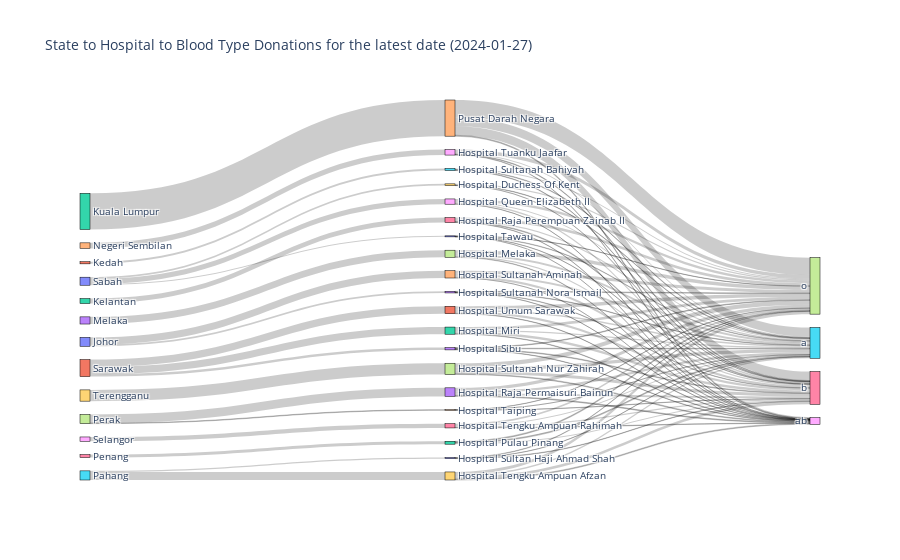

Source (notebook cell):
### Markdown cell above
1. The data only shows blood donations but does not present the stocks of the blood itself
2. To compare more accurate on the state, we need to have the count of population for every state, to get the ratio of donor/no. of residence in the state. But I believe , they can transfer the blood packet to another hospital.

### Code cell
#now prepare data for Sankey
today_df = facility_df[facility_df['date']==latest_date][['hospital','state','blood_a','blood_b','blood_o','blood_ab']]
# Melt the data to transform blood type columns into rows
melted_data = today_df.melt(id_vars=['state', 'hospital'], value_vars=['blood_a', 'blood_b', 'blood_o', 'blood_ab'], 
                        var_name='blood_type', value_name='donations')

# Replace blood type column names with just the blood type
melted_data['blood_type'] = melted_data['blood_type'].str.replace('blood_', '')

# Creating a list of unique states, hospitals, and blood types to define nodes
states = list(melted_data['state'].unique())
hospitals = list(melted_data['hospital'].unique())
blood_types = list(melted_data['blood_type'].unique())
all_nodes = states + hospitals + blood_types

# # Create a mapping from node names to indices
node_indices = {node: idx for idx, node in enumerate(all_nodes)}
# Map the states, hospitals, and blood types to their respective indices
melted_data['source_state_to_hospital'] = melted_data['state'].map(node_indices)
melted_data['target_hospital_to_blood'] = melted_data['hospital'].map(node_indices)
melted_data['target_blood'] = melted_data['blood_type'].map(node_indices)

# Create two sets of links: one from state to hospital and another from hospital to blood type
links_state_to_hospital = melted_data[['source_state_to_hospital', 'target_hospital_to_blood', 'donations']]
links_hospital_to_blood = melted_data[['target_hospital_to_blood', 'target_blood', 'donations']]

# Combine the links into a single dataframe
links_combined = pd.concat([
    links_state_to_hospital.rename(columns={'source_state_to_hospital': 'source', 'target_hospital_to_blood': 'target'}),
    links_hospital_to_blood.rename(columns={'target_hospital_to_blood': 'source', 'target_blood': 'target'})
])

# Sum the donation counts for each link
links_summed = links_combined.groupby(['source', 'target']).sum().reset_index()

# Create the Sankey diagram
fig = go.Figure(data=[go.Sankey(
    node = dict(
      pad = 15,
      thickness = 10,
      line = dict(color = "black", width = 0.5),
      label = all_nodes
    ),
    link = dict(
      source = links_summed['source'],
      target = links_summed['target'],
      value = links_summed['donations']
    ))])

fig.update_layout(title_text=f"State to Hospital to Blood Type Donations for the latest date ({latest_date.date()})", font_size=10)
fig.show()

### Figure 1 — Plotly figure (JSON) as saved in the notebook; plotly's stock layout.template omitted (floating-point values rounded to 4 significant figures)
{"data": [{"link": {"source": [0, 0, 1, 2, 3, 4, 5, 5, 6, 6, 7, 7, 7, 8, 9, 10, 10, 10, 11, 11, 11, 12, 13, 13, 13, 13, 14, 14, 14, 14, 15, 15, 15, 15, 16, 16, 16, 16, 17, 17, 17, 17, 18, 18, 18, 18, 19, 19, 19, 19, 20, 20, 20, 20, 21, 21, 21, 21, 22, 22, 22, 22, 23, 23, 23, 23, 24, 24, 24, 24, 25, 25, 25, 25, 26, 26, 26, 26, 27, 27, 27, 27, 28, 28, 28, 28, 29, 29, 29, 29, 30, 30, 30, 30, 31, 31, 31, 31, 32, 32, 32, 32, 33, 33, 33, 33, 34, 34, 34, 34], "target": [13, 14, 15, 16, 17, 18, 19, 20, 21, 22, 23, 24, 25, 26, 27, 28, 29, 30, 31, 32, 33, 34, 35, 36, 37, 38, 35, 36, 37, 38, 35, 36, 37, 38, 35, 36, 37, 38, 35, 36, 37, 38, 35, 36, 37, 38, 35, 36, 37, 38, 35, 36, 37, 38, 35, 36, 37, 38, 35, 36, 37, 38, 35, 36, 37, 38, 35, 36, 37, 38, 35, 36, 37, 38, 35, 36, 37, 38, 35, 36, 37, 38, 35, 36, 37, 38, 35, 36, 37, 38, 35, 36, 37, 38, 35, 36, 37, 38, 35, 36, 37, 38, 35, 36, 37, 38, 35, 36, 37, 38], "value": [22, 100, 29, 68, 98, 76, 110, 15, 0, 40, 117, 8, 0, 59, 154, 72, 24, 14, 102, 98, 32, 495, 6, 5, 9, 2, 25, 31, 43, 1, 8, 6, 15, 0, 15, 11, 38, 4, 26, 17, 49, 6, 15, 9, 47, 5, 20, 40, 38, 12, 3, 6, 6, 0, 0, 0, 0, 0, 13, 14, 13, 0, 32, 28, 46, 11, 1, 4, 3, 0, 0, 0, 0, 0, 14, 15, 24, 6, 45, 40, 58, 11, 14, 20, 36, 2, 6, 2, 16, 0, 6, 3, 4, 1, 21, 31, 45, 5, 19, 33, 39, 7, 8, 10, 9, 5, 124, 123, 235, 13]}, "node": {"label": ["Johor", "Kedah", "Kelantan", "Melaka", "Negeri Sembilan", "Pahang", "Penang", "Perak", "Selangor", "Terengganu", "Sabah", "Sarawak", "Kuala Lumpur", "Hospital Sultanah Nora Ismail", "Hospital Sultanah Aminah", "Hospital Sultanah Bahiyah", "Hospital Raja Perempuan Zainab II", "Hospital Melaka", "Hospital Tuanku Jaafar", "Hospital Tengku Ampuan Afzan", "Hospital Sultan Haji Ahmad Shah", "Hospital Seberang Jaya", "Hospital Pulau Pinang", "Hospital Raja Permaisuri Bainun", "Hospital Taiping", "Hospital Seri Manjung", "Hospital Tengku Ampuan Rahimah", "Hospital Sultanah Nur Zahirah", "Hospital Queen Elizabeth II", "Hospital Duchess Of Kent", "Hospital Tawau", "Hospital Umum Sarawak", "Hospital Miri", "Hospital Sibu", "Pusat Darah Negara", "a", "b", "o", "ab"], "line": {"color": "black", "width": 0.5}, "pad": 15, "thickness": 10}, "type": "sankey"}], "layout": {"font": {"size": 10}, "title": {"text": "State to Hospital to Blood Type Donations for the latest date (2024-01-27)"}}}
